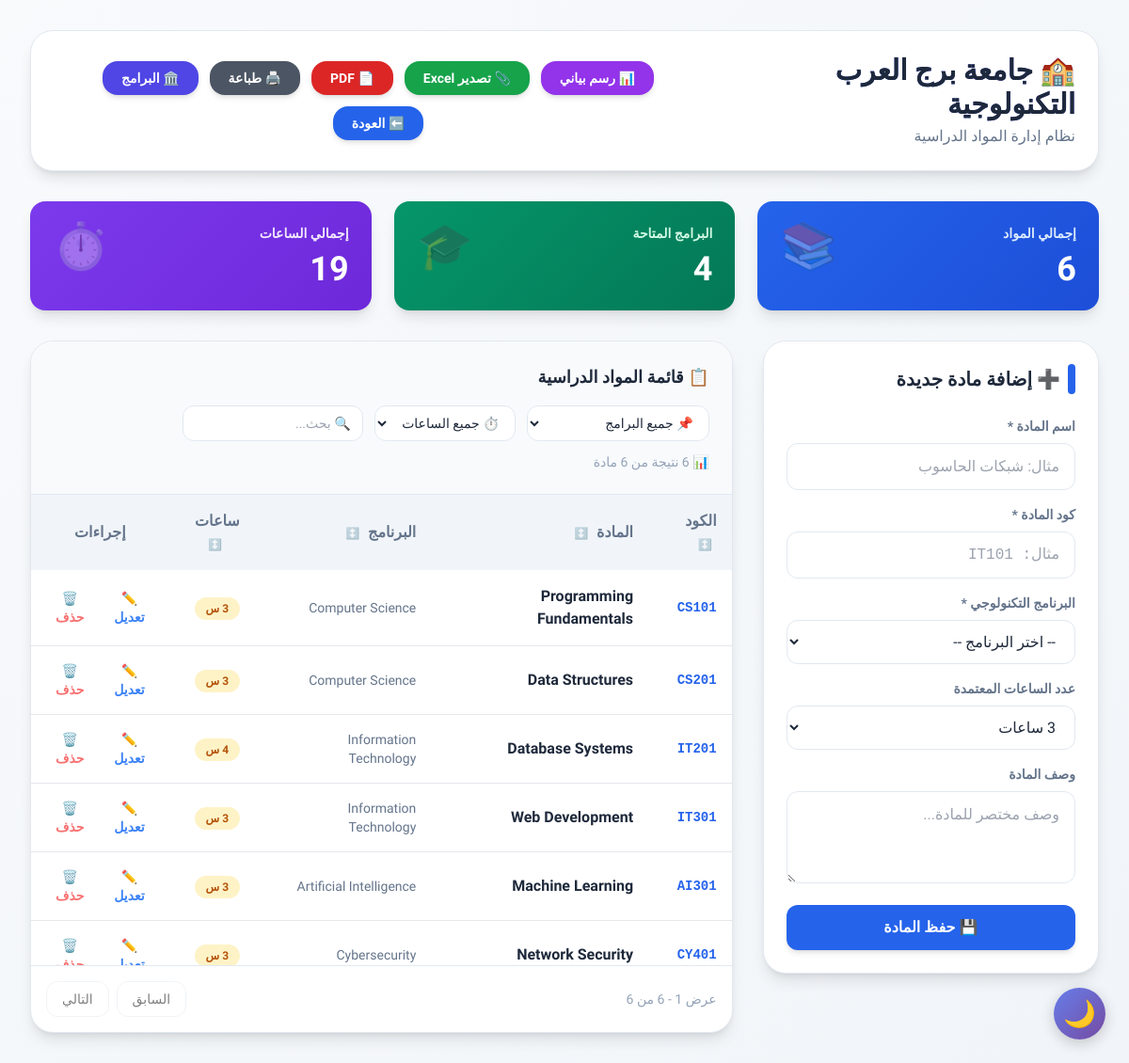
Screenshot of /manage_courses.php (signed in) with the database file from the repository.
### tables this page shows
CREATE TABLE IF NOT EXISTS `courses` (
    `id` INT AUTO_INCREMENT PRIMARY KEY,
    `department_id` INT NOT NULL,
    `name` VARCHAR(255) NOT NULL,
    `code` VARCHAR(50) UNIQUE NOT NULL,
    `description` TEXT,
    `credit_hours` INT DEFAULT 3,
    `created_at` TIMESTAMP DEFAULT CURRENT_TIMESTAMP,
    FOREIGN KEY (`department_id`) REFERENCES `departments`(`id`) ON DELETE CASCADE
);

CREATE TABLE IF NOT EXISTS `departments` (
    `id` INT AUTO_INCREMENT PRIMARY KEY,
    `name` VARCHAR(255) NOT NULL,
    `description` TEXT,
    `created_at` TIMESTAMP DEFAULT CURRENT_TIMESTAMP
);

### config/Database.php (called while the page is built, shortened)
<?php
class Database {
    private static $instance = null;
    private $pdo;
    private $host = 'localhost';
    private $db_name = 'university_portal';
    private $username = 'root';
    private $password = '';
    private function __construct() {
        try {
            $dsn = "mysql:host={$this->host};dbname={$this->db_name};charset=utf8mb4";
            $options = [
                PDO::ATTR_ERRMODE => PDO::ERRMODE_EXCEPTION,
                PDO::ATTR_DEFAULT_FETCH_MODE => PDO::FETCH_ASSOC,
                PDO::ATTR_EMULATE_PREPARES => false,
            ];
            $this->pdo = new PDO($dsn, $this->username, $this->password, $options);
        } catch (PDOException $e) {
            die("خطأ في الاتصال بقاعدة البيانات: " . $e->getMessage());
        }
    }
    public static function getInstance() {
        if (self::$instance === null) {
            self::$instance = new Database();
        }
        return self::$instance;
    }
    public function getConnection() {
        return $this->pdo;
    }
}
?>

### classes/Course.php (called while the page is built, shortened)
<?php
require_once __DIR__ . '/../config/Database.php';
class Course {
    private $db;
    public function __construct() {
        $this->db = Database::getInstance()->getConnection();
    }
    public function getAll() {
        $query = "
            SELECT c.*, d.name AS department_name
            FROM courses c
            LEFT JOIN departments d ON c.department_id = d.id
            ORDER BY c.created_at DESC
        ";
        return $this->db->query($query)->fetchAll();
    }
}
?>

### classes/Department.php (called while the page is built, shortened)
<?php
require_once __DIR__ . '/../config/Database.php';
class Department {
    private $db;
    public function __construct() {
        $this->db = Database::getInstance()->getConnection();
    }
    public function getAll() {
        $stmt = $this->db->query("SELECT * FROM departments ORDER BY created_at DESC");
        return $stmt->fetchAll();
    }
}
?>

### public/manage_courses.php (the view, shortened to what this page needs)
<?php
require_once __DIR__ . '/../classes/Course.php';
require_once __DIR__ . '/../classes/Department.php';
$course = new Course();
$dept = new Department();
$courses = $course->getAll();
$departments = $dept->getAll();
$stats = [
    'courses' => count($courses),
    'departments' => count($departments),
    'credit_hours' => 0
];
foreach ($courses as $c) {
    $stats['credit_hours'] += ($c['credit_hours'] ?? 3);
}
?>
<!DOCTYPE html>
<html lang="ar" dir="rtl">
<head>
    <script src="https://cdn.tailwindcss.com"></script>
    <link rel="stylesheet" href="https://cdnjs.cloudflare.com/ajax/libs/font-awesome/6.5.1/css/all.min.css">
</head>
<body class="p-4 md:p-8">
    <div class="max-w-7xl mx-auto">
        <div class="rounded-3xl shadow-lg p-6 mb-8 flex flex-col md:flex-row justify-between items-center border" style="background-color: var(--card-bg); border-color: var(--border);">
            <div>
                <h1 class="text-3xl font-black bg-gradient-to-r from-blue-700 to-indigo-700 bg-clip-text text-transparent">
                    🏫 جامعة برج العرب التكنولوجية
                </h1>
                <p class="mt-1" style="color: var(--text-secondary);">نظام إدارة المواد الدراسية</p>
            </div>
            <div class="flex gap-3 mt-4 md:mt-0 flex-wrap justify-center">
                <button onclick="openChartModal()" class="bg-purple-600 text-white px-5 py-2 rounded-2xl font-bold hover:bg-purple-700 transition shadow-md text-sm action-btn">
                    📊 رسم بياني
                </button>
                <button onclick="exportToExcel()" class="bg-green-600 text-white px-5 py-2 rounded-2xl font-bold hover:bg-green-700 transition shadow-md text-sm action-btn">
                    📎 تصدير Excel
                </button>
                <button onclick="exportToPDF()" class="bg-red-600 text-white px-5 py-2 rounded-2xl font-bold hover:bg-red-700 transition shadow-md text-sm action-btn">
                    📄 PDF
                </button>
                <button onclick="printTable()" class="bg-gray-600 text-white px-5 py-2 rounded-2xl font-bold hover:bg-gray-700 transition shadow-md text-sm action-btn">
                    🖨️ طباعة
                </button>
                <a href="view_departments.php" class="bg-indigo-600 text-white px-5 py-2 rounded-2xl font-bold hover:bg-indigo-700 transition shadow-md text-sm action-btn inline-block">
                    🏛️ البرامج
                </a>
                <a href="admin_dashboard.php" class="bg-blue-600 text-white px-5 py-2 rounded-2xl font-bold hover:bg-blue-700 transition shadow-md text-sm action-btn inline-block">
                    ⬅️ العودة
                </a>
            </div>
        </div>
        <div class="grid grid-cols-1 md:grid-cols-3 gap-6 mb-8">
            <div class="stat-card rounded-2xl p-6 text-white shadow-lg" style="background: linear-gradient(135deg, #2563eb, #1d4ed8);">
                <div class="flex justify-between items-start">
                    <div><p class="text-blue-100 text-sm font-bold">إجمالي المواد</p><p class="text-4xl font-black mt-2"><?= $stats['courses'] ?></p></div>
                    <div class="text-5xl opacity-30">📚</div>
                </div>
            </div>
            <div class="stat-card rounded-2xl p-6 text-white shadow-lg" style="background: linear-gradient(135deg, #059669, #047857);">
                <div class="flex justify-between items-start">
                    <div><p class="text-emerald-100 text-sm font-bold">البرامج المتاحة</p><p class="text-4xl font-black mt-2"><?= $stats['departments'] ?></p></div>
                    <div class="text-5xl opacity-30">🎓</div>
                </div>
            </div>
            <div class="stat-card rounded-2xl p-6 text-white shadow-lg" style="background: linear-gradient(135deg, #7c3aed, #6d28d9);">
                <div class="flex justify-between items-start">
                    <div><p class="text-purple-100 text-sm font-bold">إجمالي الساعات</p><p class="text-4xl font-black mt-2"><?= $stats['credit_hours'] ?></p></div>
                    <div class="text-5xl opacity-30">⏱️</div>
                </div>
            </div>
        </div>
        <div class="grid grid-cols-1 lg:grid-cols-3 gap-8">
            <div class="lg:col-span-1">
                <div class="rounded-3xl shadow-lg p-6 border" style="background-color: var(--card-bg); border-color: var(--border);">
                    <h2 class="text-xl font-black mb-6 flex items-center gap-2" style="color: var(--text-primary);">
                        <span class="w-2 h-8 bg-blue-600 rounded-full"></span>
                        ➕ إضافة مادة جديدة
                    </h2>
                    <form method="POST" class="space-y-4">
                        <div><label class="block text-sm font-bold mb-2" style="color: var(--text-secondary);">اسم المادة *</label><input type="text" name="name" required placeholder="مثال: شبكات الحاسوب" class="w-full px-4 py-3 rounded-xl border focus:border-blue-400 focus:outline-none focus:ring-2 focus:ring-blue-200"></div>
                        <div><label class="block text-sm font-bold mb-2" style="color: var(--text-secondary);">كود المادة *</label><input type="text" name="code" required placeholder="مثال: IT101" class="w-full px-4 py-3 rounded-xl border focus:border-blue-400 focus:outline-none focus:ring-2 focus:ring-blue-200 font-mono"></div>
                        <div><label class="block text-sm font-bold mb-2" style="color: var(--text-secondary);">البرنامج التكنولوجي *</label>
                            <select name="dept_id" required class="w-full px-4 py-3 rounded-xl border focus:border-blue-400 focus:outline-none focus:ring-2 focus:ring-blue-200">
                                <option value="">-- اختر البرنامج --</option>
                            </select>
                        </div>
                        <div><label class="block text-sm font-bold mb-2" style="color: var(--text-secondary);">عدد الساعات المعتمدة</label>
                            <select name="credit_hours" class="w-full px-4 py-3 rounded-xl border focus:border-blue-400 focus:outline-none focus:ring-2 focus:ring-blue-200">
                                <option value="1">1 ساعة</option><option value="2">2 ساعات</option><option value="3" selected>3 ساعات</option><option value="4">4 ساعات</option><option value="6">6 ساعات</option>
                            </select>
                        </div>
                        <div><label class="block text-sm font-bold mb-2" style="color: var(--text-secondary);">وصف المادة</label><textarea name="desc" rows="3" placeholder="وصف مختصر للمادة..." class="w-full px-4 py-3 rounded-xl border focus:border-blue-400 focus:outline-none focus:ring-2 focus:ring-blue-200"></textarea></div>
                        <button type="submit" name="save_course" class="w-full bg-blue-600 text-white font-bold py-3 rounded-xl hover:bg-blue-700 transition shadow-md">💾 حفظ المادة</button>
                    </form>
                </div>
            </div>
            <div class="lg:col-span-2">
                <div class="rounded-3xl shadow-lg overflow-hidden border" style="background-color: var(--card-bg); border-color: var(--border);">
                    <div class="p-6 border-b" style="background-color: var(--card-bg-2); border-color: var(--border);">
                        <div class="flex flex-col md:flex-row justify-between items-center gap-4 flex-wrap">
                            <h3 class="font-black text-lg" style="color: var(--text-primary);">📋 قائمة المواد الدراسية</h3>
                            <div class="flex gap-3 flex-wrap">
                                <select id="deptFilter" class="px-3 py-2 rounded-xl border text-sm">
                                    <option value="all">📌 جميع البرامج</option>
                                </select>
                                <select id="hoursFilter" class="px-3 py-2 rounded-xl border text-sm">
                                    <option value="all">⏱️ جميع الساعات</option>
                                </select>
                                <input type="text" id="searchInput" placeholder="🔍 بحث..." class="px-3 py-2 rounded-xl border w-full md:w-48 text-sm">
                            </div>
                        </div>
                        <div class="mt-3 text-sm" style="color: var(--text-muted);">
                            📊 <span id="filteredCount">0</span> نتيجة من <?= count($courses) ?> مادة
                        </div>
                    </div>
                    <div class="table-container overflow-x-auto">
                        <table class="w-full" id="coursesTable">
                            <thead>
                                <tr style="background-color: var(--table-header);">
                                    <th class="p-4 text-right sortable-header" data-sort="code">الكود <span class="sort-icon">↕️</span></th>
                                    <th class="p-4 text-right sortable-header" data-sort="name">المادة <span class="sort-icon">↕️</span></th>
                                    <th class="p-4 text-right sortable-header" data-sort="dept">البرنامج <span class="sort-icon">↕️</span></th>
                                    <th class="p-4 text-center sortable-header" data-sort="hours">ساعات <span class="sort-icon">↕️</span></th>
                                    <th class="p-4 text-center">إجراءات</th>
                                </tr>
                            </thead>
                            <tbody id="coursesTableBody" class="divide-y" style="border-color: var(--border);">
                                <?php foreach($courses as $c): ?>
                                <tr class="course-row hover:bg-blue-50/40 transition" data-code="<?= htmlspecialchars($c['code']) ?>" data-name="<?= htmlspecialchars($c['name']) ?>" data-dept="<?= htmlspecialchars($c['department_name']) ?>" data-hours="<?= $c['credit_hours'] ?? 3 ?>">
                                    <td class="p-4 font-mono font-bold text-blue-600 text-sm"><?= htmlspecialchars($c['code']) ?></td>
                                    <td class="p-4 font-bold" style="color: var(--text-primary);"><?= htmlspecialchars($c['name']) ?></td>
                                    <td class="p-4 text-sm" style="color: var(--text-secondary);"><?= htmlspecialchars($c['department_name']) ?></td>
                                    <td class="p-4 text-center"><span class="inline-block px-3 py-1 bg-amber-100 text-amber-700 rounded-full text-xs font-bold"><?= $c['credit_hours'] ?? 3 ?> س</span></td>
                                    <td class="p-4 text-center"><div class="flex justify-center gap-3"><a href="edit_course.php?id=<?= $c['id'] ?>" class="text-blue-500 hover:text-blue-700 font-bold text-sm">✏️ تعديل</a><button onclick="confirmDelete(<?= $c['id'] ?>)" class="text-red-400 hover:text-red-600 font-bold text-sm">🗑️ حذف</button></div></td>
                                </tr>
                                <?php endforeach; ?>
                            </tbody>
                        </table>
                    </div>
                    <div class="p-4 border-t" style="border-color: var(--border);">
                        <div class="flex justify-between items-center flex-wrap gap-3">
                            <div class="text-sm" style="color: var(--text-muted);">
                                عرض <span id="pageStart">0</span> - <span id="pageEnd">0</span> من <span id="totalCount">0</span>
                            </div>
                            <div class="flex gap-2">
                                <button id="prevPage" class="px-4 py-2 rounded-xl border text-sm transition hover:bg-gray-100 disabled:opacity-50" style="border-color: var(--border);">السابق</button>
                                <button id="nextPage" class="px-4 py-2 rounded-xl border text-sm transition hover:bg-gray-100 disabled:opacity-50" style="border-color: var(--border);">التالي</button>
                            </div>
                        </div>
                    </div>
                </div>
            </div>
        </div>
    </div>
    <button class="dark-mode-btn" id="darkModeToggle" title="تبديل الوضع المظلم">🌙</button>
</body>
</html>

### public/manage_courses.php (style rules this page uses)
body { font-family: 'Tajawal', sans-serif; transition: background-color 0.3s ease, color 0.3s ease; }
:root { --bg-from: #f8fafc; --bg-to: #f1f5f9; --card-bg: #ffffff; --card-bg-2: #f8fafc; --text-primary: #1e293b; --text-secondary: #64748b; --text-muted: #94a3b8; --border: #e2e8f0; --input-bg: #ffffff; --table-header: #f1f5f9; --hover-bg: #f0f9ff; --shadow: 0 10px 15px -3px rgba(0,0,0,0.1); --shadow-lg: 0 20px 25px -5px rgba(0,0,0,0.1); }
body { background: linear-gradient(to bottom right, var(--bg-from), var(--bg-to)); min-height: 100vh; }
.text-slate-700, .text-slate-800, h1, h2, h3 { color: var(--text-primary) !important; }
input, select, textarea { background-color: var(--input-bg) !important; color: var(--text-primary) !important; border-color: var(--border) !important; }
table th { background-color: var(--table-header) !important; color: var(--text-secondary) !important; }
.dark-mode-btn { position: fixed; bottom: 25px; right: 25px; width: 55px; height: 55px; border-radius: 50%; background: linear-gradient(135deg, #667eea, #764ba2); cursor: pointer; display: flex; align-items: center; justify-content: center; box-shadow: 0 4px 15px rgba(0,0,0,0.2); transition: all 0.3s ease; z-index: 1000; border: none; font-size: 28px; }
.action-btn { transition: all 0.2s ease; cursor: pointer; }
.table-container { max-height: 500px; overflow-y: auto; }
.stat-card { transition: transform 0.3s ease, box-shadow 0.3s ease; }
.sortable-header { cursor: pointer; user-select: none; transition: background 0.2s; }
.sort-icon { display: inline-block; margin-right: 5px; font-size: 12px; opacity: 0.5; }

### rows the page displays
courses: code "CS101", name "Programming Fundamentals", department.name "Computer Science", credit_hours "3"
courses: code "CS201", name "Data Structures", department.name "Computer Science", credit_hours "3"
courses: code "IT201", name "Database Systems", department.name "Information Technology", credit_hours "4"
courses: code "IT301", name "Web Development", department.name "Information Technology", credit_hours "3"
courses: code "AI301", name "Machine Learning", department.name "Artificial Intelligence", credit_hours "3"
courses: code "CY401", name "Network Security", department.name "Cybersecurity", credit_hours "3"

### other values shown
$stats['courses'] "6"
$stats['departments'] "4"
$stats['credit_hours'] "19"
